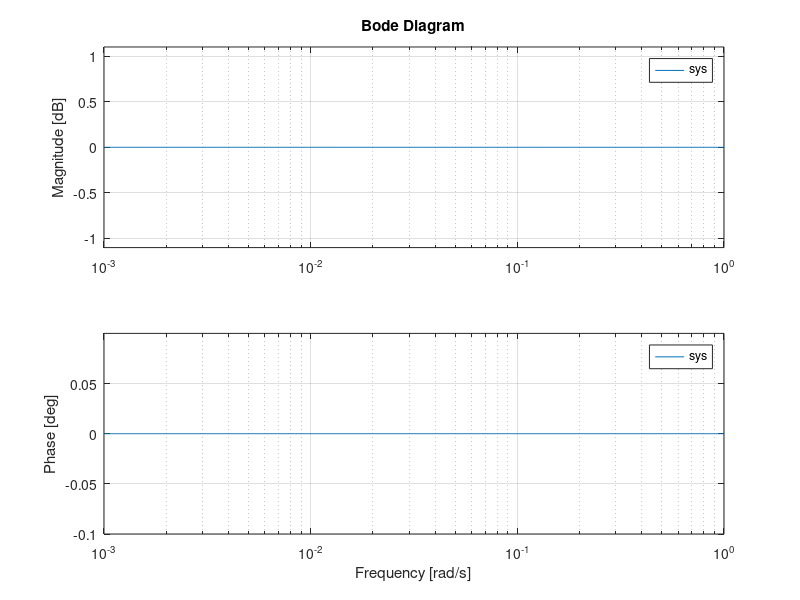

Reproduce this figure in MATLAB.
R1=input('R1 = ');
C1=input('C1 = ');
R2=input('R2 = ');
C2=input('C2 = ');
R3=input('R3 = ');
C3=input('C3 = ');
R4=input('R4 = ');
C4=input('C4 = ');
num1=R2*[C1*R1 1];
den1=-R1*[C2*R2 1];
sys1=tf(num1,den1);
num2=R4*[C3*R3 1];
den2=-R3*[C4*R4 1];
sys2=tf(num2,den2);
sys=sys1*sys2;
rlocus(sys);
[Gm,Pm,Wcg,Wcp]=margin(sys);
bode(sys);
disp('Gm = ');
disp(Gm);
disp('Pm = ');
disp(Pm);



